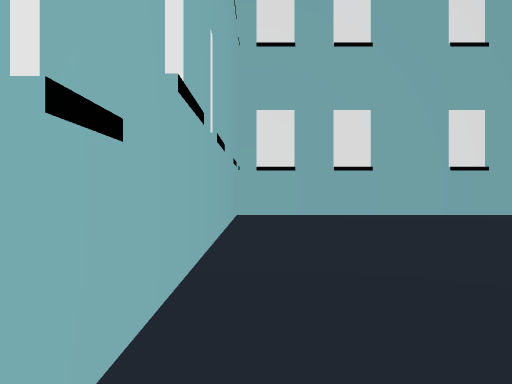
view 1 (above)

16 first-person views from a walk through a 3-D level made in the Godot game engine. The camera is 1.2 m above the floor, looks level and sees 70° across. The floor is counted in squares, 2 m on a side. Each view is taken from the middle of a square. On the plan, view 1 faces up. The plan holds only what a view shows up to about 10 squares ahead; the rest is blank. The place goes on beyond the plan. Characters and animated objects are not drawn.

view 2
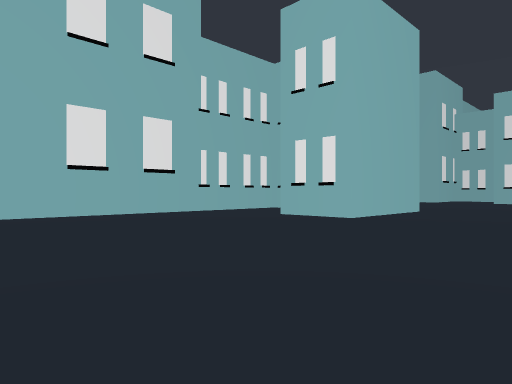

view 3
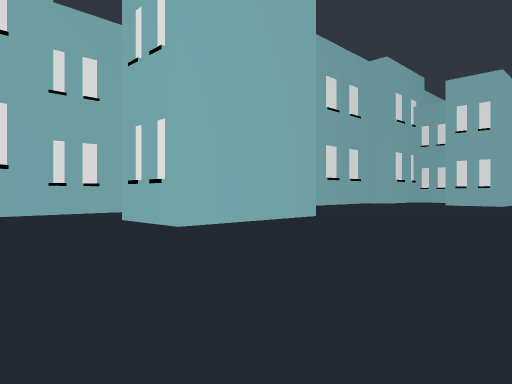

view 4
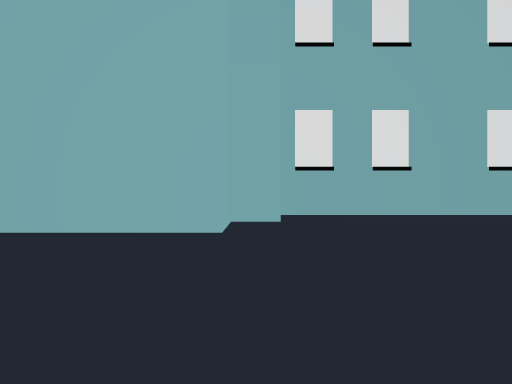

view 5
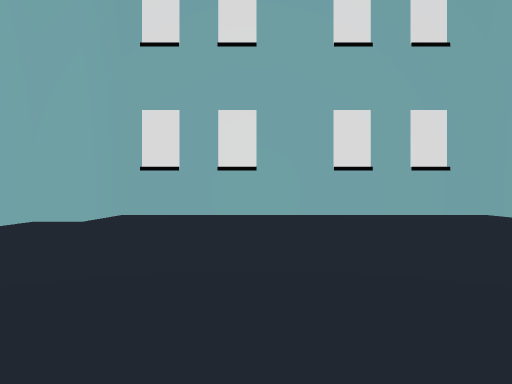

view 6
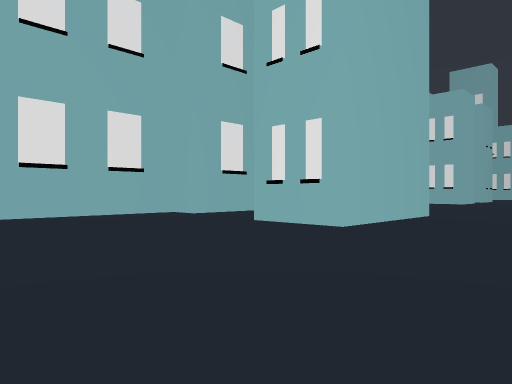

view 7
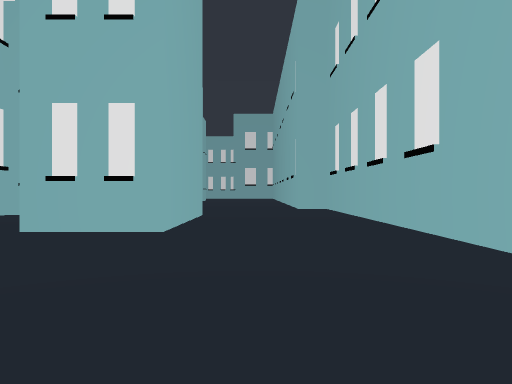

view 8
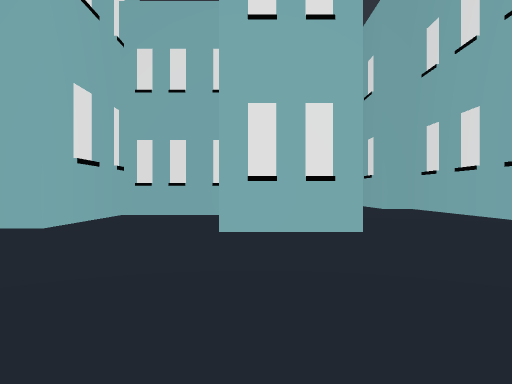

view 9
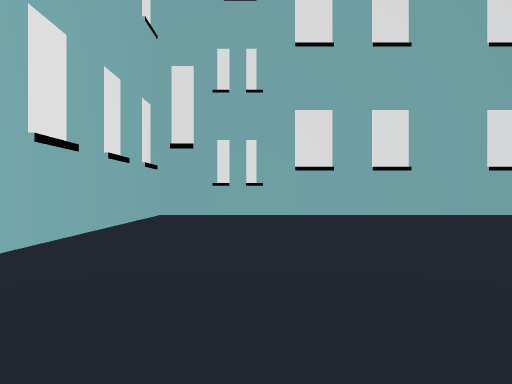

view 10
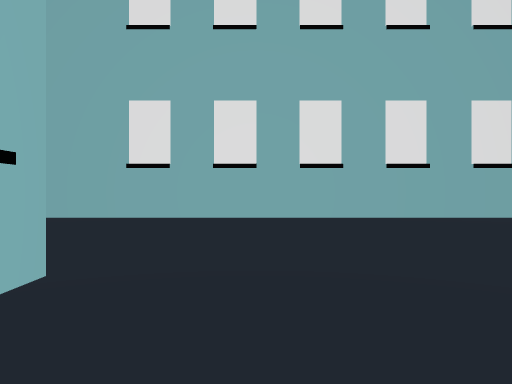

view 11
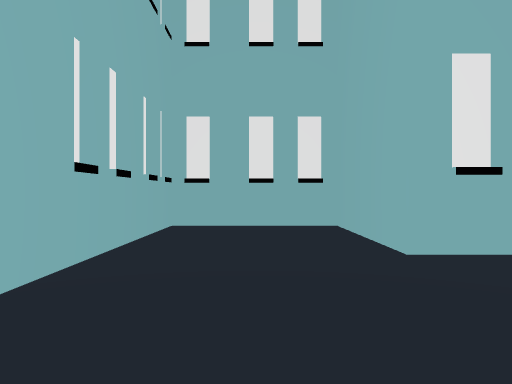

view 12
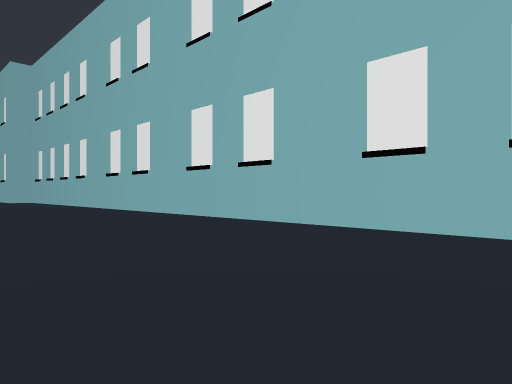

view 13
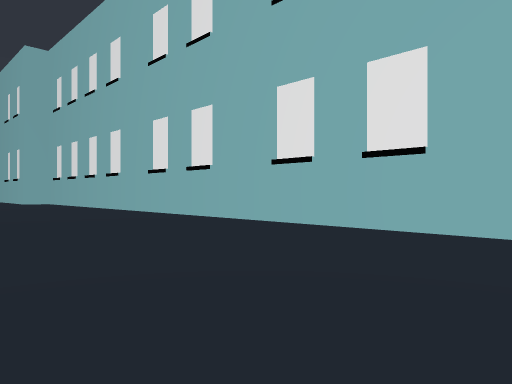

view 14
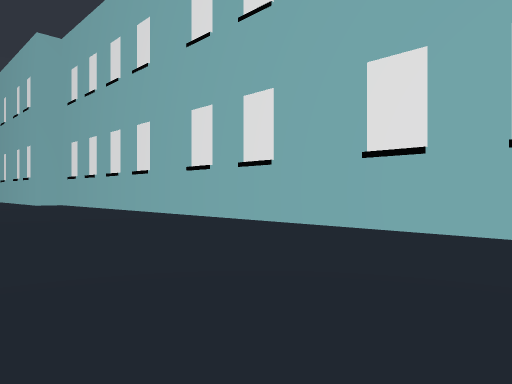

view 15
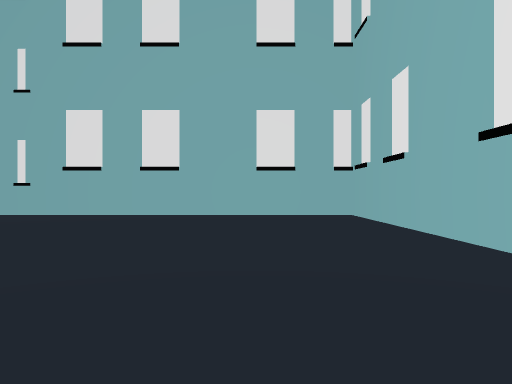

view 16
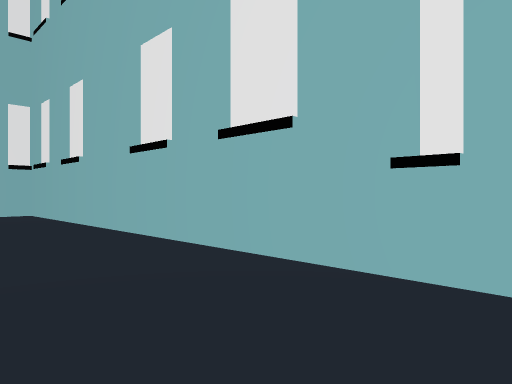

### Floor plan
Points are (right, up) in squares from view 1. A wall is a line through its corners. A room is listed if a view was taken in it or the views show most of it. See-through windows are left out.
Room 1 (views 1, 2, 3, 4, 5, 6, 7, 8, 9, 10, 11, 12, 13, 14, 15, 16)
walls: (27.5, 2.4) (23.5, 2.4) (23.5, 4.6); (27.5, 4.9) (27.5, 7.5) (24, 7.5) (24, 8.5) (14.5, 8.5) (14.5, 6.4) (13.5, 6.4) (13.5, 4.4) (9.5, 4.4) (9.5, 6.6) (12.5, 6.6) (12.5, 9.5) (-0.5, 9.5) (-0.5, -1.5) (28, -1.5)

Where each view was taken, in squares from view 1:
view 1: 0 up, 0 right, facing up
view 2: 0 up, 2 right, facing up-right
view 3: 1 down, 6 right, facing up-right
view 4: 1 down, 14 right, facing up
view 5: 1 down, 18 right, facing up
view 6: 1 down, 18 right, facing up-right
view 7: 1 up, 18 right, facing right
view 8: 4 up, 18 right, facing right
view 9: 1 up, 9 right, facing left
view 10: 7 up, 8 right, facing down
view 11: 8 up, 6 right, facing right
view 12: 4 up, 8 right, facing down-right
view 13: 4 up, 11 right, facing down-right
view 14: 4 up, 13 right, facing down-right
view 15: 7 up, 9 right, facing left
view 16: 7 up, 10 right, facing up-left
